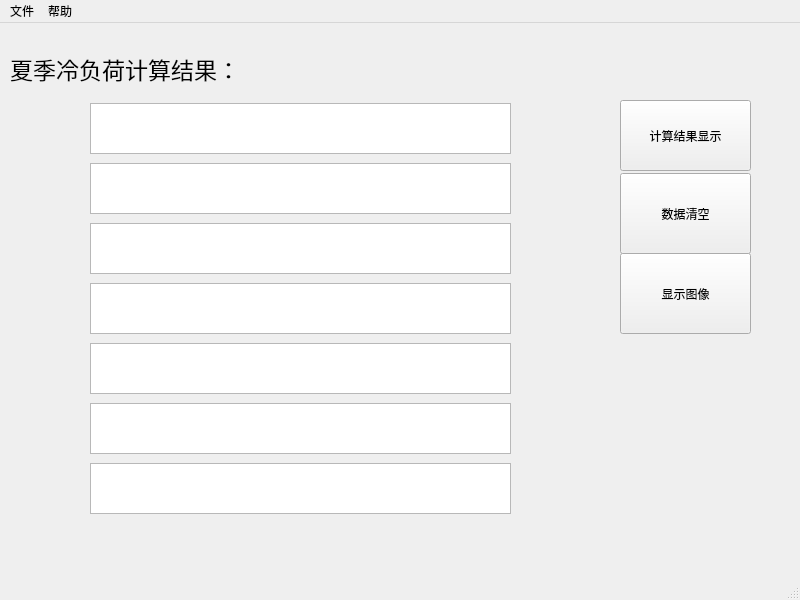
<?xml version="1.0" encoding="UTF-8"?>
<ui version="4.0">
 <class>MainWindow</class>
 <widget class="QMainWindow" name="MainWindow">
  <property name="geometry">
   <rect>
    <x>0</x>
    <y>0</y>
    <width>800</width>
    <height>600</height>
   </rect>
  </property>
  <property name="minimumSize">
   <size>
    <width>800</width>
    <height>600</height>
   </size>
  </property>
  <property name="maximumSize">
   <size>
    <width>800</width>
    <height>600</height>
   </size>
  </property>
  <property name="windowTitle">
   <string>MainWindow</string>
  </property>
  <widget class="QWidget" name="centralwidget">
   <widget class="QTextEdit" name="jieguo1">
    <property name="geometry">
     <rect>
      <x>90</x>
      <y>80</y>
      <width>421</width>
      <height>51</height>
     </rect>
    </property>
    <property name="styleSheet">
     <string notr="true">font: 9pt &quot;楷体&quot;;</string>
    </property>
   </widget>
   <widget class="QLabel" name="label">
    <property name="geometry">
     <rect>
      <x>10</x>
      <y>10</y>
      <width>331</width>
      <height>71</height>
     </rect>
    </property>
    <property name="font">
     <font>
      <family>楷体</family>
      <pointsize>17</pointsize>
      <weight>50</weight>
      <italic>false</italic>
      <bold>false</bold>
     </font>
    </property>
    <property name="styleSheet">
     <string notr="true">font: 17pt &quot;楷体&quot;;</string>
    </property>
    <property name="text">
     <string>夏季冷负荷计算结果：</string>
    </property>
   </widget>
   <widget class="QPushButton" name="pushButton">
    <property name="geometry">
     <rect>
      <x>620</x>
      <y>77</y>
      <width>131</width>
      <height>71</height>
     </rect>
    </property>
    <property name="text">
     <string>计算结果显示</string>
    </property>
   </widget>
   <widget class="QPushButton" name="pushButton_2">
    <property name="geometry">
     <rect>
      <x>620</x>
      <y>150</y>
      <width>131</width>
      <height>81</height>
     </rect>
    </property>
    <property name="text">
     <string>数据清空</string>
    </property>
   </widget>
   <widget class="QTextEdit" name="jieguo2">
    <property name="geometry">
     <rect>
      <x>90</x>
      <y>140</y>
      <width>421</width>
      <height>51</height>
     </rect>
    </property>
   </widget>
   <widget class="QTextEdit" name="jieguo3">
    <property name="geometry">
     <rect>
      <x>90</x>
      <y>200</y>
      <width>421</width>
      <height>51</height>
     </rect>
    </property>
   </widget>
   <widget class="QTextEdit" name="jieguo4">
    <property name="geometry">
     <rect>
      <x>90</x>
      <y>260</y>
      <width>421</width>
      <height>51</height>
     </rect>
    </property>
   </widget>
   <widget class="QTextEdit" name="jieguo5">
    <property name="geometry">
     <rect>
      <x>90</x>
      <y>320</y>
      <width>421</width>
      <height>51</height>
     </rect>
    </property>
   </widget>
   <widget class="QTextEdit" name="jieguo6">
    <property name="geometry">
     <rect>
      <x>90</x>
      <y>440</y>
      <width>421</width>
      <height>51</height>
     </rect>
    </property>
   </widget>
   <widget class="QPushButton" name="pushButton_3">
    <property name="geometry">
     <rect>
      <x>620</x>
      <y>230</y>
      <width>131</width>
      <height>81</height>
     </rect>
    </property>
    <property name="text">
     <string>显示图像</string>
    </property>
   </widget>
   <widget class="QTextEdit" name="jieguo6_2">
    <property name="geometry">
     <rect>
      <x>90</x>
      <y>380</y>
      <width>421</width>
      <height>51</height>
     </rect>
    </property>
   </widget>
  </widget>
  <widget class="QMenuBar" name="menubar">
   <property name="geometry">
    <rect>
     <x>0</x>
     <y>0</y>
     <width>800</width>
     <height>26</height>
    </rect>
   </property>
   <widget class="QMenu" name="menuSave">
    <property name="title">
     <string>文件</string>
    </property>
    <addaction name="actionexcel"/>
    <addaction name="actionClose"/>
   </widget>
   <widget class="QMenu" name="menu">
    <property name="title">
     <string>帮助</string>
    </property>
    <addaction name="actionhelp"/>
   </widget>
   <addaction name="menuSave"/>
   <addaction name="menu"/>
  </widget>
  <widget class="QStatusBar" name="statusbar"/>
  <action name="actionexcel">
   <property name="text">
    <string>Save</string>
   </property>
  </action>
  <action name="actionClose">
   <property name="text">
    <string>Close</string>
   </property>
  </action>
  <action name="actionhelp">
   <property name="text">
    <string>help</string>
   </property>
  </action>
 </widget>
 <resources/>
 <connections/>
</ui>
